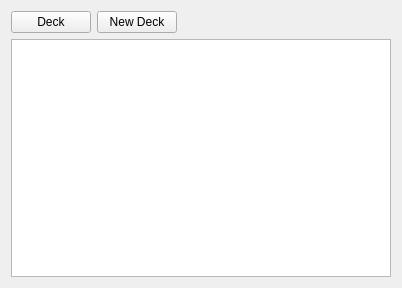
<?xml version="1.0" encoding="UTF-8"?>
<ui version="4.0">
 <class>ManageDecks</class>
 <widget class="QWidget" name="ManageDecks">
  <property name="geometry">
   <rect>
    <x>0</x>
    <y>0</y>
    <width>402</width>
    <height>288</height>
   </rect>
  </property>
  <property name="windowTitle">
   <string>ManageDecks</string>
  </property>
  <layout class="QVBoxLayout" name="verticalLayout">
   <item>
    <layout class="QHBoxLayout" name="horizontalLayout">
     <item>
      <widget class="QPushButton" name="deck_button">
       <property name="contextMenuPolicy">
        <enum>Qt::DefaultContextMenu</enum>
       </property>
       <property name="text">
        <string>Deck</string>
       </property>
       <property name="checkable">
        <bool>false</bool>
       </property>
       <property name="default">
        <bool>false</bool>
       </property>
       <property name="flat">
        <bool>false</bool>
       </property>
      </widget>
     </item>
     <item>
      <widget class="QPushButton" name="pushButton">
       <property name="text">
        <string>New Deck</string>
       </property>
      </widget>
     </item>
     <item>
      <spacer name="horizontalSpacer">
       <property name="orientation">
        <enum>Qt::Horizontal</enum>
       </property>
       <property name="sizeHint" stdset="0">
        <size>
         <width>40</width>
         <height>20</height>
        </size>
       </property>
      </spacer>
     </item>
    </layout>
   </item>
   <item>
    <widget class="QListWidget" name="list"/>
   </item>
  </layout>
 </widget>
 <layoutdefault spacing="6" margin="11"/>
 <resources/>
 <connections>
  <connection>
   <sender>pushButton</sender>
   <signal>clicked()</signal>
   <receiver>ManageDecks</receiver>
   <slot>newDeck()</slot>
   <hints>
    <hint type="sourcelabel">
     <x>239</x>
     <y>47</y>
    </hint>
    <hint type="destinationlabel">
     <x>389</x>
     <y>0</y>
    </hint>
   </hints>
  </connection>
  <connection>
   <sender>list</sender>
   <signal>itemClicked(QListWidgetItem*)</signal>
   <receiver>ManageDecks</receiver>
   <slot>updateButtons()</slot>
   <hints>
    <hint type="sourcelabel">
     <x>176</x>
     <y>223</y>
    </hint>
    <hint type="destinationlabel">
     <x>168</x>
     <y>505</y>
    </hint>
   </hints>
  </connection>
  <connection>
   <sender>list</sender>
   <signal>itemActivated(QListWidgetItem*)</signal>
   <receiver>ManageDecks</receiver>
   <slot>studyDeck()</slot>
   <hints>
    <hint type="sourcelabel">
     <x>81</x>
     <y>138</y>
    </hint>
    <hint type="destinationlabel">
     <x>151</x>
     <y>690</y>
    </hint>
   </hints>
  </connection>
 </connections>
 <slots>
  <slot>newDeck()</slot>
  <slot>editSelectedDeck()</slot>
  <slot>updateButtons()</slot>
  <slot>studyDeck()</slot>
 </slots>
</ui>
